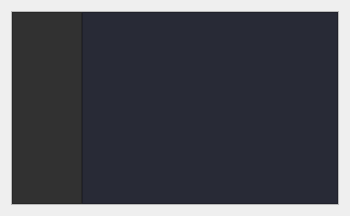
         <widget class="QWidget" name="tabInd">
          <attribute name="title">
           <string>Indicator</string>
          </attribute>
          <layout class="QVBoxLayout" name="verticalLayout_8">
           <item>
            <widget class="QFrame" name="frame_2">
             <property name="frameShape">
              <enum>QFrame::StyledPanel</enum>
             </property>
             <property name="frameShadow">
              <enum>QFrame::Raised</enum>
             </property>
             <layout class="QHBoxLayout" name="horizontalLayout_2">
              <property name="spacing">
               <number>0</number>
              </property>
              <property name="leftMargin">
               <number>0</number>
              </property>
              <property name="topMargin">
               <number>0</number>
              </property>
              <property name="rightMargin">
               <number>0</number>
              </property>
              <property name="bottomMargin">
               <number>0</number>
              </property>
              <item>
               <widget class="QTextEdit" name="textNumInd">
                <property name="minimumSize">
                 <size>
                  <width>70</width>
                  <height>0</height>
                 </size>
                </property>
                <property name="maximumSize">
                 <size>
                  <width>70</width>
                  <height>16777215</height>
                 </size>
                </property>
                <property name="styleSheet">
                 <string notr="true">background-color: #313131;</string>
                </property>
               </widget>
              </item>
              <item>
               <widget class="QTextEdit" name="txtBoxInd">
                <property name="styleSheet">
                 <string notr="true">background-color: #282A36;
color: white;</string>
                </property>
               </widget>
              </item>
             </layout>
            </widget>
           </item>
          </layout>
         </widget>
